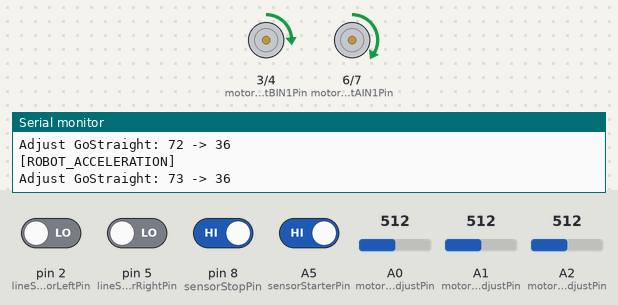
Recording of a sketch running on a simulated Arduino Uno, built with avr-gcc and run on an emulated ATmega328P. Shown: motor-driver pin pairs drawn as motors (green arrow = first pin HIGH = forward, orange = second pin HIGH = backward, longer = more drive), the last lines printed to the serial monitor. The test bench sets the inputs (shaded band); at power-on: A5 (sensorStarterPin), pin 8 (sensorStopPin) HIGH, pin 2 (lineSensorLeftPin), pin 5 (lineSensorRightPin) LOW, A2 (motorSpeedAdjustPin) = 512, A1 (motorGoStraightAdjustPin) = 512, A0 (motorTurnSpeedAdjustPin) = 512.

Above: at 1.29 s.
1.3 s: pin 8 (sensorStopPin) driven LOW
4.8 s: A2 (motorSpeedAdjustPin) set to 122
6.6 s: A1 (motorGoStraightAdjustPin) set to 1023
At 8.0 s:
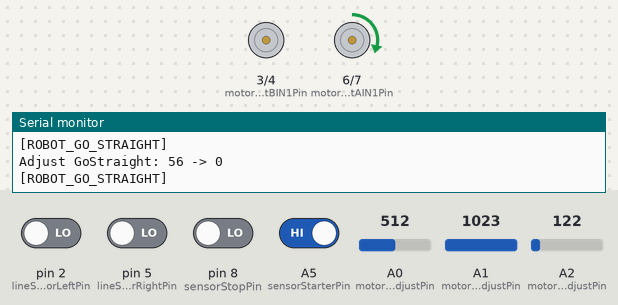
8.4 s: A2 (motorSpeedAdjustPin) set to 511
At 8.9 s:
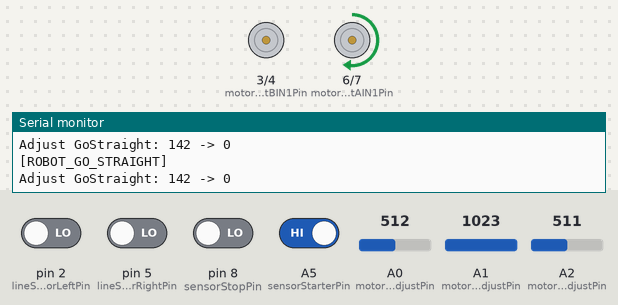
10.2 s: pin 5 (lineSensorRightPin) driven HIGH
At 11.5 s:
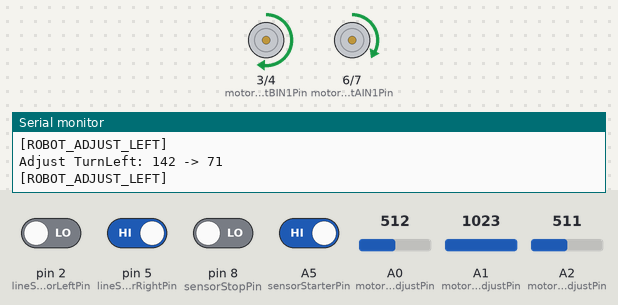
12.0 s: A0 (motorTurnSpeedAdjustPin) set to 0
At 12.9 s:
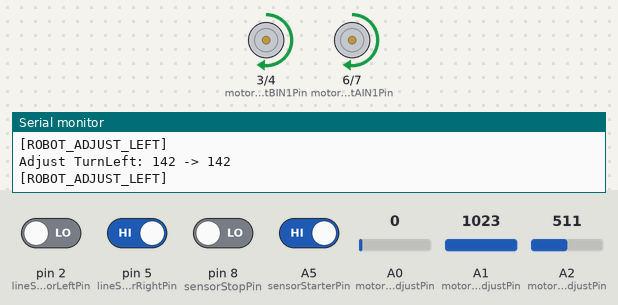
Timing chart, 0 to 14.8 s (numbered marks = the images above; inputs shaded):
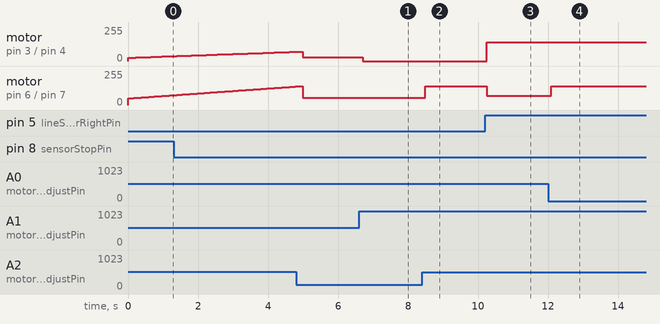

The sketch:

arduino-robot-suiveur.ino
```cpp
/*
  (EN) Line follower robot
  (FR) Robot suiveur de ligne

  by ArnauldDev and jfcolombel
  for https://disciplines.ac-toulouse.fr/sii/concours-roboteck

  Line tracking, direction correction, correction of the direction
  If the sensor on the left detects the line then it is that the robot is slightly to the right.
  If the right sensor detects the line then it is that the robot slightly to the left.

  ## Suivi de ligne, correction de la direction
  Si le capteur de gauche détecte la ligne alors c'est que le robot par légérement vers la droite.
  Si le capteur de droite détecte la ligne alors c'est que le robot par légérement vers la gauche.
*/

/* At startup the robot is placed in the center of the line => Go straight */

enum robot_fsm_enum
{
  ROBOT_START_WAITING,
  ROBOT_ACCELERATION,
  ROBOT_GO_STRAIGHT,
  ROBOT_ADJUST_LEFT,
  ROBOT_ADJUST_RIGHT,
  ROBOT_STOP
};

robot_fsm_enum fsm_robot_state = ROBOT_START_WAITING;

/* General_Motor_speed */
//int valspeedPotentiometre = 0; // Initialise la variable qui va recueillir la valeur du potentiomètre
const int motorTurnSpeedAdjustPin = A0;  // read potentiometre analog for motor speed adjust to max turn speed
const int motorGoStraightAdjustPin = A1; // read potentiometre analog for General_Motor_speed adjust for left and right motors
const int motorSpeedAdjustPin = A2;      // read potentiometre analog for General_Motor_speed adjust for left and right motors

int turn_speed_motor = 0;
int motor_speed = 0;
int go_straight_speed_motor = 0;

/* Robot starter cord */
const int sensorStarterPin = A5; // cordon de démarrage du robot

/* Robot stop at the end of course */
const int sensorStopPin = 8; // capteur de fin de course

/* Infrared line sensor */
const int lineSensorLeftPin = 2;  // Left
const int lineSensorRightPin = 5; // Right

/* Direction Motor */
#define FORWARD 1  // Forward and Brake/Slow decay Avant et frein
#define BACKWARD 0 // Backward and Coast/Fast decay Arrière et Roue libre

/* Left Motor */
const int motorLeftAIN1Pin = 6; // PWM
const int motorLeftAIN2Pin = 7; // direction

/* Right Motor */
const int motorRightBIN1Pin = 3; // PWM
const int motorRightBIN2Pin = 4; // direction

/* Function prototype for Motor */
void freeMotorLeft();
void MotorLeftForward(uint8_t motor_speed);
void MotorLeft(uint8_t motor_dir, uint8_t motor_speed);
void stopMotorLeft(); // Frein moteur

void freeMotorRight();
void MotorRightForward(uint8_t motor_speed);
void MotorRight(uint8_t motor_dir, uint8_t motor_speed);
void stopMotorRight(); // Frein moteur

/* Function prototype for Robot */
bool robotIsOnTheCenterOfLine();     // le robot est au centre de la ligne
bool robotIsOnTheLeftOfLine();       // le robot est à gauche de la ligne
bool robotIsOnTheRightOfLine();      // le robot est à droite de la ligne
bool robotIsArriveAtTheEndOfRace();  // le robot est arrivée à la fin de la cours
void robotGoStraight(uint8_t speed); // faire aller le robot tout droit
void robotStop();                    // mettre à l'arret le robot
void robotTurnLeft(uint8_t speed);   // Turn Robot to the left direction
void robotTurnRight(uint8_t speed);  // Turn Robot to the right direction

/* Function prototype for temporisation */
void tempoLoading(unsigned long duration);
void tempoTask();

/** Arduino section **********************************************************/
void setup()
{
  // initialize serial communication at 9600 bits per second:
  Serial.begin(9600);

  pinMode(sensorStarterPin, INPUT_PULLUP); // https://www.locoduino.org/spip.php?article122
  pinMode(sensorStopPin, INPUT_PULLUP);

  // initialize digital pin as an output.
  pinMode(motorLeftAIN2Pin, OUTPUT);
  pinMode(motorRightBIN2Pin, OUTPUT);
  digitalWrite(motorLeftAIN2Pin, LOW);  // turn the LED off by making the voltage LOW
  digitalWrite(motorRightBIN2Pin, LOW); // turn the LED off by making the voltage LOW
}

void loop()
{
  /* Adjust general speed motor */
  motor_speed = analogRead(motorSpeedAdjustPin);        // reads the value of the potentiometer (value between 0 and 1023)
  motor_speed = 30 + map(motor_speed, 0, 1023, 0, 225); // scale it to use it with the servo (value between 0 and 255)

  /* Difference motorSpeedAdjust in order to go straight */
  go_straight_speed_motor = analogRead(motorGoStraightAdjustPin);          // reads the value of the potentiometer (value between 0 and 1023)
  go_straight_speed_motor = map(go_straight_speed_motor, 0, 1023, 0, 100); // scale it to use it with the servo (value between 0 and 180)

  /* Adjust turn speed */
  turn_speed_motor = analogRead(motorTurnSpeedAdjustPin);    // reads the value of the potentiometer (value between 0 and 1023)
  turn_speed_motor = map(turn_speed_motor, 0, 1023, 0, 100); // scale it to use it with the servo (value between 0 and 180)

  // TODO: ajouter pour plus tard un afficheur 7 segment pour indiquer l'état en cours
  switch (fsm_robot_state)
  {
  case ROBOT_START_WAITING:
    Serial.println("[ROBOT_START_WAITING]");
    /* Waiting here until pull the string */
    robotStop();
    if (digitalRead(sensorStarterPin) == true)
    {
      fsm_robot_state = ROBOT_ACCELERATION;
    }
    break;

  case ROBOT_ACCELERATION:
    // Acceleration
    for (int acc = 50; acc <= motor_speed; acc++)
    {
      Serial.println("[ROBOT_ACCELERATION]");
      robotGoStraight(acc);
      delay(40); // delay pour avoir un progression
    }
    fsm_robot_state = ROBOT_GO_STRAIGHT;
    break;

  case ROBOT_GO_STRAIGHT:
    Serial.println("[ROBOT_GO_STRAIGHT]");
    robotGoStraight(motor_speed);

    if (robotIsArriveAtTheEndOfRace())
    {
      fsm_robot_state = ROBOT_STOP;
      break;
    }

    if (robotIsOnTheRightOfLine())
    {
      fsm_robot_state = ROBOT_ADJUST_LEFT;
    }

    if (robotIsOnTheLeftOfLine())
    {
      fsm_robot_state = ROBOT_ADJUST_RIGHT;
    }
    break;

  case ROBOT_ADJUST_LEFT:
    Serial.println("[ROBOT_ADJUST_LEFT]");
    robotTurnLeft(motor_speed);

    if (robotIsArriveAtTheEndOfRace())
    {
      fsm_robot_state = ROBOT_STOP;
      break;
    }

    if (robotIsOnTheCenterOfLine())
    {
      fsm_robot_state = ROBOT_GO_STRAIGHT;
    }

    if (robotIsOnTheLeftOfLine())
    {
      fsm_robot_state = ROBOT_ADJUST_RIGHT;
    }
    break;

  case ROBOT_ADJUST_RIGHT:
    Serial.println("[ROBOT_ADJUST_RIGHT]");
    robotTurnRight(motor_speed);

    if (robotIsArriveAtTheEndOfRace())
    {
      fsm_robot_state = ROBOT_STOP;
      break;
    }

    if (robotIsOnTheCenterOfLine())
    {
      fsm_robot_state = ROBOT_GO_STRAIGHT;
    }

    if (robotIsOnTheRightOfLine())
    {
      fsm_robot_state = ROBOT_ADJUST_LEFT;
    }
    break;

  case ROBOT_STOP:
    Serial.println("[ROBOT_STOP]");

    /* End of the race */
    robotStop();

    while (true)
    {
      /* Do nothing forever */
    }
    break;

  default:
    // if nothing else matches, do the default
    Serial.println("[default]");
    fsm_robot_state = ROBOT_START_WAITING;
  }
}

/** Tempo section **********************************************************/

// Chargement d'une temporisation
void tempoLoading(unsigned long duration)
{
}

void tempoTask()
{
  unsigned long currentMillis = millis();

  // if (currentMillis - previousMillis >= interval)
  // {
  //   // save the last time
  //   previousMillis = currentMillis;
  // }
}

/** Robot section **********************************************************/

/* Make the robot go straight */
// faire aller le robot tout droit
void robotGoStraight(uint8_t speed)
{
  uint8_t left_speed;
  uint8_t right_speed;

  left_speed = speed; // speed * (1 - go_straight_speed_motor / 100);
                      //  right_speed = speed * (1 - go_straight_speed_motor / 100);
  right_speed = (float)speed * (1.0 - ((float)go_straight_speed_motor / 100.0));
  Serial.print("Adjust GoStraight: ");
  Serial.print(speed);
  Serial.print(" -> ");
  Serial.println(right_speed);

  MotorLeftForward(left_speed);
  MotorRightForward(right_speed);
  // MotorLeft(FORWARD, left_speed);
  // MotorRight(FORWARD, right_speed);
}

void robotStop()
{
  MotorLeftForward(0);
  MotorRightForward(0);
  // MotorLeft(FORWARD, 0);
  // MotorRight(FORWARD, 0);

  freeMotorLeft();
  freeMotorRight();
}

/* Turn Robot to the left direction */
void robotTurnLeft(uint8_t speed)
{
  uint8_t left_speed;

  // left_speed = speed * (1 - turn_speed_motor / 100);
  left_speed = (float)speed * (1.0 - ((float)turn_speed_motor / 100.0));
  Serial.print("Adjust TurnLeft: ");
  Serial.print(speed);
  Serial.print(" -> ");
  Serial.println(left_speed);

  MotorLeftForward(left_speed);
  MotorRightForward(speed);
  // MotorLeft(FORWARD, left_speed);
  // MotorRight(FORWARD, speed);
}

//if (speed > 50)
// {
// left_speed = speed - 50; // FIXME: Adjust
//}
//else
//{
//  if (speed > 25)
//  {
//    left_speed = speed - 25; // FIXME: Adjust
//  }
//  else
//  {
//    left_speed = 0; // FIXME: Adjust
//  }

// if (speed > turn_speed_motor)
// {
//   left_speed = speed - turn_speed_motor;
//     left_speed = speed * (1 - turn_speed_motor / 100);
//     }
// else
// {
//   left_speed = speed * (1 - turn_speed_motor / 100);

// }

/* Turn Robot to the right direction */
void robotTurnRight(uint8_t speed)
{
  uint8_t right_speed;

  right_speed = (float)speed * (1.0 - ((float)turn_speed_motor / 100.0));
  Serial.print("Adjust TurnRight: ");
  Serial.print(speed);
  Serial.print(" -> ");
  Serial.println(right_speed);

  MotorLeftForward(speed);
  MotorRightForward(right_speed);
  // MotorLeft(FORWARD, speed);
  // MotorRight(FORWARD, right_speed);
}

//if (speed > 50)
//{
//  right_speed = speed - 50; // FIXME: Adjust
//}
//else
//{
//  if (speed > 25)
//  {
//    right_speed = speed - 25; // FIXME: Adjust
//  }
//  else
//  {
//    right_speed = 0; // FIXME: Adjust
//  }
//}

// if (speed > turn_speed_motor)
// {
//   right_speed = speed - turn_speed_motor;
// }
// else
// {
//   right_speed = speed * (1 - turn_speed_motor / 100);
// }

/* The robot at the end of the race */
// le robot est arrivée à la fin de la cours
bool robotIsArriveAtTheEndOfRace()
{
  bool ret_value = false;

  if (digitalRead(sensorStopPin) == 1)
  {
    ret_value = true;
  }

  return ret_value;
}

/* The robot is on the center of the line */
// le robot est au centre de la ligne
bool robotIsOnTheCenterOfLine()
{
  bool ret_value = false;

  if ((digitalRead(lineSensorLeftPin) == 1) && (digitalRead(lineSensorRightPin) == 1))
  {
    ret_value = true;
  }

  return ret_value;
}

/* The robot is on the left of the line */
// le robot est à gauche de la ligne
bool robotIsOnTheLeftOfLine()
{
  bool ret_value = false;

  if ((digitalRead(lineSensorLeftPin) == 1) && (digitalRead(lineSensorRightPin) == 0))
  {
    ret_value = true;
  }

  return ret_value;
}

/* The robot is on the right of the line */
// le robot est à droite de la ligne
bool robotIsOnTheRightOfLine()
{
  bool ret_value = false;

  if ((digitalRead(lineSensorLeftPin) == 0) && (digitalRead(lineSensorRightPin) == 1))
  {
    ret_value = true;
  }

  return ret_value;
}

/** Motor section **********************************************************/

/* Left Motor */
// Free = roue libre
void freeMotorLeft()
{
  analogWrite(motorLeftAIN1Pin, 0);
  digitalWrite(motorLeftAIN2Pin, LOW);
}

// forward or backward = marche avant ou arrière
void MotorLeft(uint8_t motor_dir, uint8_t motor_speed)
{
  if (motor_dir)
  {
    // avance
    analogWrite(motorLeftAIN1Pin, motor_speed); // PWM
    digitalWrite(motorLeftAIN2Pin, LOW);        // turn the direction forward
  }
  else
  {
    // recule
    digitalWrite(motorLeftAIN1Pin, HIGH);       // turn the direction backforward
    analogWrite(motorLeftAIN2Pin, motor_speed); // PWM
  }
}

// forward = marche avant
void MotorLeftForward(uint8_t motor_speed)
{
  digitalWrite(motorLeftAIN2Pin, LOW); // turn the direction forward
  analogWrite(motorLeftAIN1Pin, motor_speed);
}

// Frein
void stopMotorLeft()
{
  analogWrite(motorLeftAIN1Pin, 255);
  digitalWrite(motorLeftAIN2Pin, HIGH);
}

/* left wheel speed */
// vitesse roue gauche
uint8_t adjustMotorSpeedLeft(uint8_t motor_speed)
{
  uint8_t ret_speed = 0;

  // TODO:

  return ret_speed;
}

/* Right Motor */
// Free wheel = roue libre
void freeMotorRight()
{
  analogWrite(motorRightBIN1Pin, 0);
  digitalWrite(motorRightBIN2Pin, LOW);
}

// forward or backward = marche avant ou arrière
void MotorRight(uint8_t motor_dir, uint8_t motor_speed)
{
  if (motor_dir)
  {
    // avance
    analogWrite(motorRightBIN1Pin, motor_speed); // PWM
    digitalWrite(motorRightBIN2Pin, LOW);        // turn the direction forward
  }
  else
  {
    // recule
    digitalWrite(motorRightBIN1Pin, HIGH);       // turn the direction backforward
    analogWrite(motorRightBIN2Pin, motor_speed); // PWM
  }
}

// forward = marche avant
void MotorRightForward(uint8_t motor_speed)
{
  // avance
  digitalWrite(motorRightBIN2Pin, LOW); // turn the direction forward
  analogWrite(motorRightBIN1Pin, motor_speed);
}

// Frein
void stopMotorRight()
{
  analogWrite(motorRightBIN1Pin, 255);
  digitalWrite(motorRightBIN2Pin, HIGH);
}
```

Measured:
- after the input at 6.6 s, motor on pin 3 (motorRightBIN1Pin) / pin 4 (motorRightBIN2Pin): forward 28/255 → stopped after 0.10 s
- after the input at 8.4 s, motor on pin 6 (motorLeftAIN1Pin) / pin 7 (motorLeftAIN2Pin): forward 56/255 → forward 142/255 after 0.09 s
- after the input at 10.2 s, motor on pin 3 (motorRightBIN1Pin) / pin 4 (motorRightBIN2Pin): stopped → forward 142/255 after 0.05 s; motor on pin 6 (motorLeftAIN1Pin) / pin 7 (motorLeftAIN2Pin): forward 142/255 → forward 71/255 after 0.05 s
- after the input at 12.0 s, motor on pin 6 (motorLeftAIN1Pin) / pin 7 (motorLeftAIN2Pin): forward 71/255 → forward 142/255 after 0.09 s
